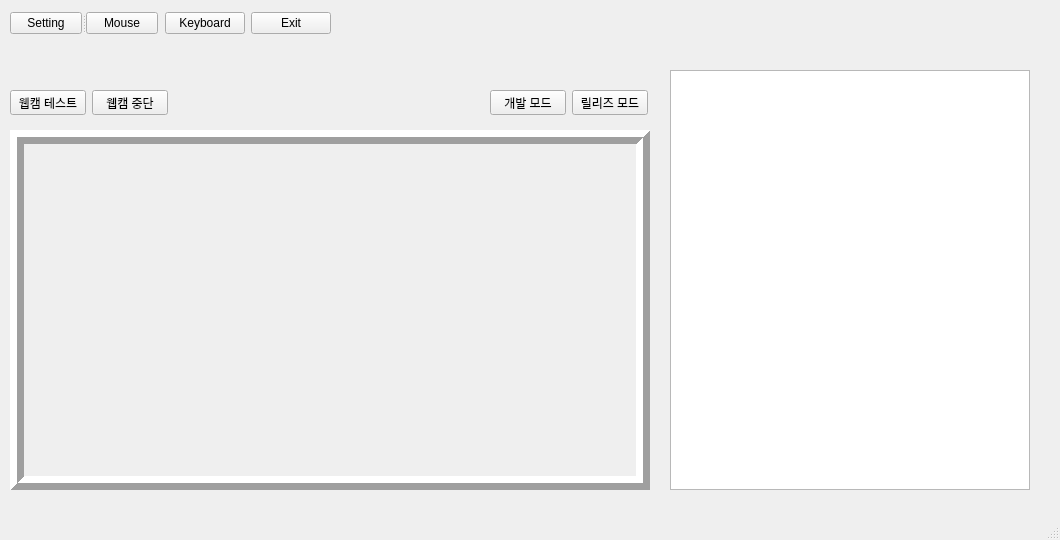
<?xml version="1.0" encoding="UTF-8"?>
<ui version="4.0">
 <class>MainWindow</class>
 <widget class="QMainWindow" name="MainWindow">
  <property name="geometry">
   <rect>
    <x>0</x>
    <y>0</y>
    <width>1060</width>
    <height>540</height>
   </rect>
  </property>
  <property name="windowTitle">
   <string>MainWindow</string>
  </property>
  <widget class="QWidget" name="centralwidget">
   <widget class="QWidget" name="layoutWidget">
    <property name="geometry">
     <rect>
      <x>10</x>
      <y>10</y>
      <width>321</width>
      <height>27</height>
     </rect>
    </property>
    <layout class="QGridLayout" name="gridLayout_2">
     <item row="0" column="0">
      <layout class="QGridLayout" name="gridLayout">
       <item row="0" column="0">
        <widget class="QSplitter" name="splitter">
         <property name="orientation">
          <enum>Qt::Horizontal</enum>
         </property>
         <widget class="QPushButton" name="Button_Setting">
          <property name="text">
           <string>Setting</string>
          </property>
         </widget>
         <widget class="QPushButton" name="Button_Mouse">
          <property name="text">
           <string>Mouse</string>
          </property>
         </widget>
        </widget>
       </item>
       <item row="0" column="1">
        <widget class="QPushButton" name="Button_Keyboard">
         <property name="text">
          <string>Keyboard</string>
         </property>
        </widget>
       </item>
      </layout>
     </item>
     <item row="0" column="1">
      <widget class="QPushButton" name="Button_Exit">
       <property name="text">
        <string>Exit</string>
       </property>
      </widget>
     </item>
    </layout>
   </widget>
   <widget class="QWidget" name="layoutWidget">
    <property name="geometry">
     <rect>
      <x>490</x>
      <y>90</y>
      <width>158</width>
      <height>25</height>
     </rect>
    </property>
    <layout class="QGridLayout" name="gridLayout_3">
     <item row="0" column="0">
      <widget class="QPushButton" name="Button_Dev_Mode">
       <property name="text">
        <string>개발 모드</string>
       </property>
      </widget>
     </item>
     <item row="0" column="1">
      <widget class="QPushButton" name="Button_Release_Mode">
       <property name="text">
        <string>릴리즈 모드</string>
       </property>
      </widget>
     </item>
    </layout>
   </widget>
   <widget class="QLabel" name="Webcam_label">
    <property name="geometry">
     <rect>
      <x>10</x>
      <y>130</y>
      <width>640</width>
      <height>360</height>
     </rect>
    </property>
    <property name="frameShape">
     <enum>QFrame::Box</enum>
    </property>
    <property name="frameShadow">
     <enum>QFrame::Raised</enum>
    </property>
    <property name="lineWidth">
     <number>7</number>
    </property>
    <property name="text">
     <string/>
    </property>
   </widget>
   <widget class="QWidget" name="layoutWidget">
    <property name="geometry">
     <rect>
      <x>10</x>
      <y>90</y>
      <width>158</width>
      <height>25</height>
     </rect>
    </property>
    <layout class="QGridLayout" name="gridLayout_4">
     <item row="0" column="0">
      <widget class="QPushButton" name="Button_WebCam_Start">
       <property name="text">
        <string>웹캠 테스트</string>
       </property>
      </widget>
     </item>
     <item row="0" column="1">
      <widget class="QPushButton" name="Button_WebCam_Stop">
       <property name="text">
        <string>웹캠 중단</string>
       </property>
      </widget>
     </item>
    </layout>
   </widget>
   <widget class="QTextEdit" name="text_view">
    <property name="geometry">
     <rect>
      <x>670</x>
      <y>70</y>
      <width>360</width>
      <height>420</height>
     </rect>
    </property>
   </widget>
  </widget>
  <widget class="QMenuBar" name="menubar">
   <property name="geometry">
    <rect>
     <x>0</x>
     <y>0</y>
     <width>1060</width>
     <height>21</height>
    </rect>
   </property>
  </widget>
  <widget class="QStatusBar" name="statusbar"/>
 </widget>
 <resources/>
 <connections/>
</ui>
